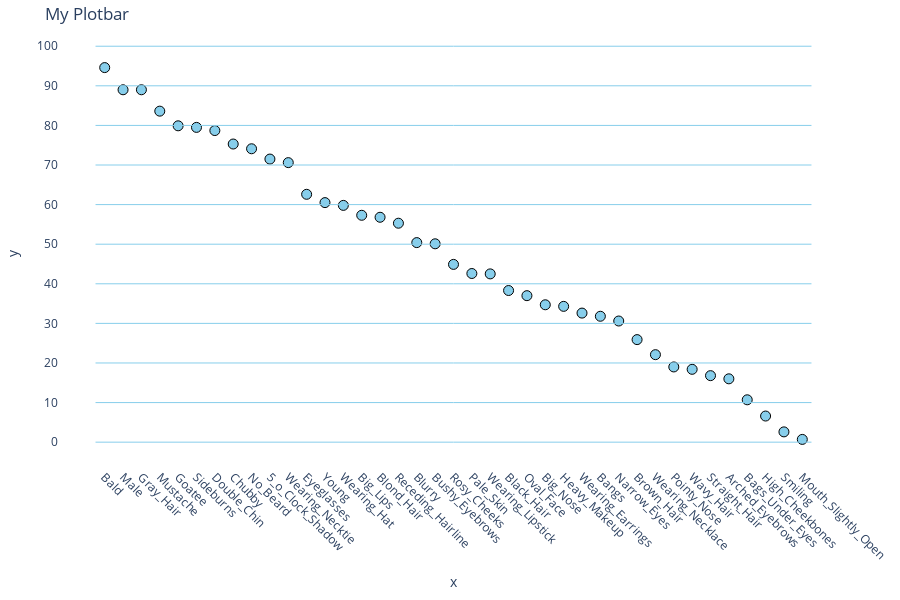

Notebook cell for this chart:
### Code cell
import pandas as pd
import plotly.express as px
from utils import *
def calculate_label_consistency(data, labels_columns):
    """
    Calculate the percentage of IDs where a label does not change across all pictures for each label.

    Parameters:
        data (pd.DataFrame): The dataset containing labels and IDs.
        labels_columns (list): List of label column names.

    Returns:
        pd.DataFrame: A DataFrame with labels as rows and percentages as values.
    """
    # Group data by ID and check if all label values are consistent
    consistency = data.groupby('id')[labels_columns].apply(lambda x: x.nunique() == 1)

    # Calculate the percentage of IDs where the label is consistent
    consistency_percentage = consistency.mean() * 100
    consistency_percentage=consistency_percentage.sort_values(ascending=False)
    return consistency_percentage





def create_plotbar(dataset, xlabel="x", ylabel="y", title="My Plotbar"):
    # Create the scatter plot with lines
    fig = px.scatter(
        x=dataset.index,
        y=dataset.values,
        labels={"x": xlabel, "y": ylabel},
        title=title,
    )

    # Add points (dots) with custom styling
    fig.update_traces(
        mode="markers",  # Set mode to 'markers' for dots
        marker=dict(
            size=10,  # Size of the dots
            color="skyblue",  # Fill color of the dots
            line=dict(color="black", width=1)  # Black border around the dots
        )
    )

    # Add horizontal gray lines for each tick value
    fig.update_layout(
        shapes=[
            dict(
                type="line",
                x0=-0.5,
                x1=len(dataset) - 0.5,
                y0=z,
                y1=z,
                line=dict(color="skyblue", width=1)
            ) for z in get_tickals(dataset)
        ],
        xaxis=dict(title=xlabel, tickangle=45),
        yaxis=dict(title=ylabel, tickvals=get_tickals(dataset)),
        margin=dict(l=40, r=40, t=40, b=120),
        height=600,
        plot_bgcolor="white",
    )

    return fig
    

# Example usage:
# Assuming `df` is your dataset with a column 'id' and label columns ['label1', 'label2', ...]
df = df_s  # Replace with your dataset
labels_columns = labels_columns  # Replace with your label column names

# Calculate label consistency percentages
consistency_df = calculate_label_consistency(df, labels_columns)

# Create and display the plot
fig = create_plotbar(consistency_df)
fig.show()

### Figure 1 — Plotly figure (JSON) as saved in the notebook; plotly's stock layout.template omitted (floating-point values rounded to 4 significant figures)
{"data": [{"hovertemplate": "x=%{x}<br>y=%{y}<extra></extra>", "legendgroup": "", "marker": {"color": "skyblue", "line": {"color": "black", "width": 1}, "size": 10, "symbol": "circle"}, "mode": "markers", "name": "", "orientation": "v", "showlegend": false, "type": "scatter", "x": ["Bald", "Male", "Gray_Hair", "Mustache", "Goatee", "Sideburns", "Double_Chin", "Chubby", "No_Beard", "5_o_Clock_Shadow", "Wearing_Necktie", "Eyeglasses", "Young", "Wearing_Hat", "Big_Lips", "Blond_Hair", "Receding_Hairline", "Blurry", "Bushy_Eyebrows", "Rosy_Cheeks", "Pale_Skin", "Wearing_Lipstick", "Black_Hair", "Oval_Face", "Big_Nose", "Heavy_Makeup", "Wearing_Earrings", "Bangs", "Narrow_Eyes", "Brown_Hair", "Wearing_Necklace", "Pointy_Nose", "Wavy_Hair", "Straight_Hair", "Arched_Eyebrows", "Bags_Under_Eyes", "High_Cheekbones", "Smiling", "Mouth_Slightly_Open"], "xaxis": "x", "y": [94.6, 89, 89, 83.6, 79.9, 79.5, 78.7, 75.3, 74.1, 71.5, 70.6, 62.6, 60.5, 59.8, 57.3, 56.8, 55.3, 50.4, 50.1, 44.9, 42.6, 42.5, 38.3, 37, 34.7, 34.3, 32.6, 31.8, 30.6, 25.9, 22.1, 19, 18.4, 16.8, 16, 10.7, 6.6, 2.6, 0.7], "yaxis": "y"}], "layout": {"height": 600, "legend": {"tracegroupgap": 0}, "margin": {"b": 120, "l": 40, "r": 40, "t": 40}, "plot_bgcolor": "white", "shapes": [{"line": {"color": "skyblue", "width": 1}, "type": "line", "x0": -0.5, "x1": 38.5, "y0": 0, "y1": 0}, {"line": {"color": "skyblue", "width": 1}, "type": "line", "x0": -0.5, "x1": 38.5, "y0": 10, "y1": 10}, {"line": {"color": "skyblue", "width": 1}, "type": "line", "x0": -0.5, "x1": 38.5, "y0": 20, "y1": 20}, {"line": {"color": "skyblue", "width": 1}, "type": "line", "x0": -0.5, "x1": 38.5, "y0": 30, "y1": 30}, {"line": {"color": "skyblue", "width": 1}, "type": "line", "x0": -0.5, "x1": 38.5, "y0": 40, "y1": 40}, {"line": {"color": "skyblue", "width": 1}, "type": "line", "x0": -0.5, "x1": 38.5, "y0": 50, "y1": 50}, {"line": {"color": "skyblue", "width": 1}, "type": "line", "x0": -0.5, "x1": 38.5, "y0": 60, "y1": 60}, {"line": {"color": "skyblue", "width": 1}, "type": "line", "x0": -0.5, "x1": 38.5, "y0": 70, "y1": 70}, {"line": {"color": "skyblue", "width": 1}, "type": "line", "x0": -0.5, "x1": 38.5, "y0": 80, "y1": 80}, {"line": {"color": "skyblue", "width": 1}, "type": "line", "x0": -0.5, "x1": 38.5, "y0": 90, "y1": 90}, {"line": {"color": "skyblue", "width": 1}, "type": "line", "x0": -0.5, "x1": 38.5, "y0": 100, "y1": 100}], "title": {"text": "My Plotbar"}, "xaxis": {"anchor": "y", "domain": [0, 1], "tickangle": 45, "title": {"text": "x"}}, "yaxis": {"anchor": "x", "domain": [0, 1], "tickvals": [0, 10, 20, 30, 40, 50, 60, 70, 80, 90, 100], "title": {"text": "y"}}}}
